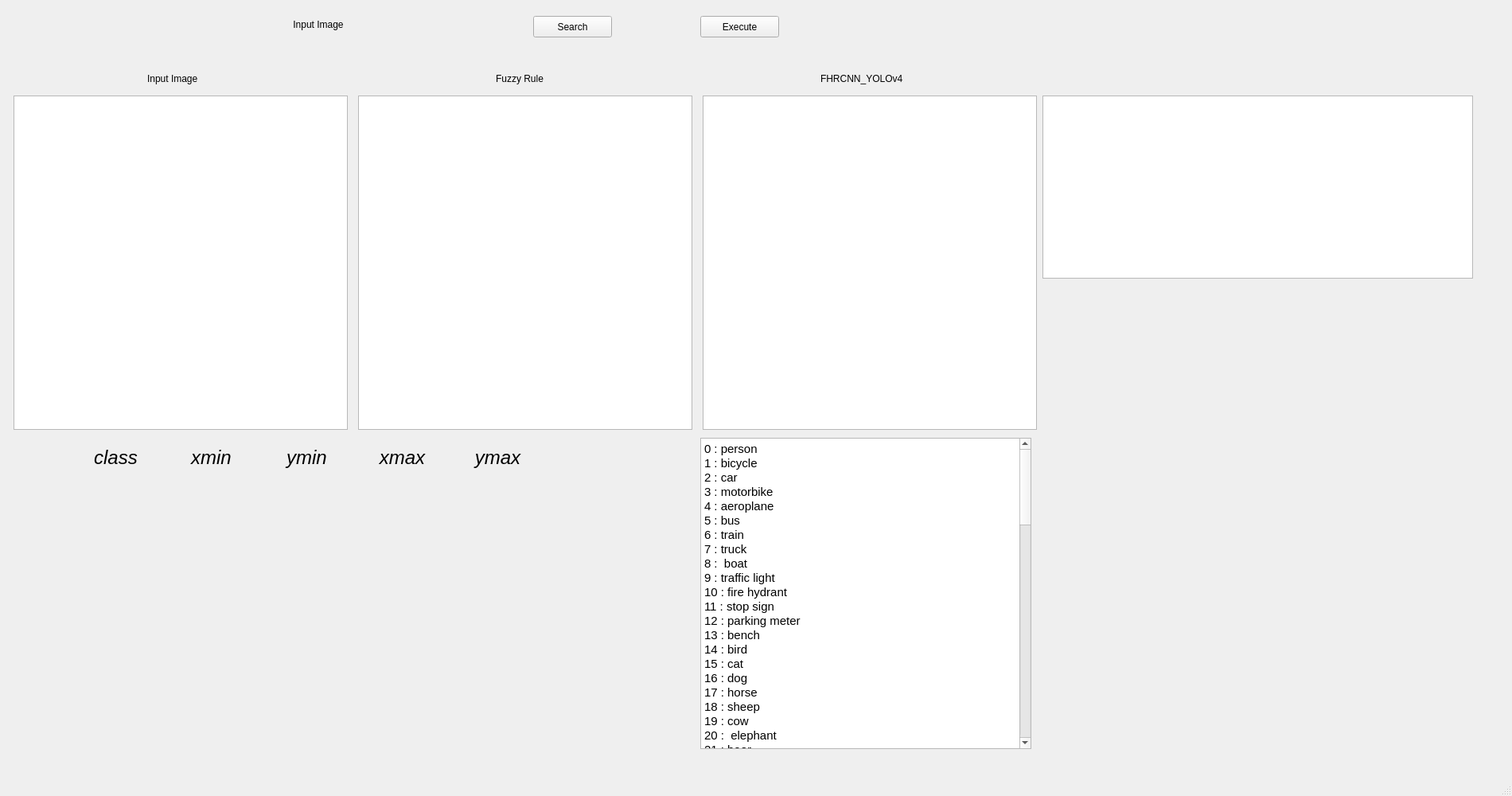
<?xml version="1.0" encoding="UTF-8"?>
<ui version="4.0">
 <class>MainWindow</class>
 <widget class="QMainWindow" name="MainWindow">
  <property name="geometry">
   <rect>
    <x>0</x>
    <y>0</y>
    <width>1900</width>
    <height>1000</height>
   </rect>
  </property>
  <property name="windowTitle">
   <string>MainWindow</string>
  </property>
  <widget class="QWidget" name="centralwidget">
   <widget class="QLabel" name="inputlabel">
    <property name="geometry">
     <rect>
      <x>150</x>
      <y>20</y>
      <width>500</width>
      <height>21</height>
     </rect>
    </property>
    <property name="layoutDirection">
     <enum>Qt::LeftToRight</enum>
    </property>
    <property name="text">
     <string>Input Image</string>
    </property>
    <property name="alignment">
     <set>Qt::AlignCenter</set>
    </property>
   </widget>
   <widget class="QPushButton" name="SearchButton">
    <property name="geometry">
     <rect>
      <x>670</x>
      <y>20</y>
      <width>99</width>
      <height>27</height>
     </rect>
    </property>
    <property name="text">
     <string>Search</string>
    </property>
   </widget>
   <widget class="QGraphicsView" name="inputimage">
    <property name="geometry">
     <rect>
      <x>17</x>
      <y>120</y>
      <width>420</width>
      <height>420</height>
     </rect>
    </property>
   </widget>
   <widget class="QGraphicsView" name="fhrcnnyolov4">
    <property name="geometry">
     <rect>
      <x>883</x>
      <y>120</y>
      <width>420</width>
      <height>420</height>
     </rect>
    </property>
   </widget>
   <widget class="QLabel" name="label">
    <property name="geometry">
     <rect>
      <x>185</x>
      <y>90</y>
      <width>81</width>
      <height>17</height>
     </rect>
    </property>
    <property name="text">
     <string>Input Image</string>
    </property>
   </widget>
   <widget class="QLabel" name="label_2">
    <property name="geometry">
     <rect>
      <x>623</x>
      <y>90</y>
      <width>71</width>
      <height>17</height>
     </rect>
    </property>
    <property name="text">
     <string>Fuzzy Rule</string>
    </property>
   </widget>
   <widget class="QLabel" name="label_3">
    <property name="geometry">
     <rect>
      <x>1031</x>
      <y>90</y>
      <width>121</width>
      <height>17</height>
     </rect>
    </property>
    <property name="text">
     <string>FHRCNN_YOLOv4</string>
    </property>
   </widget>
   <widget class="QPushButton" name="ExecuteButton">
    <property name="geometry">
     <rect>
      <x>880</x>
      <y>20</y>
      <width>99</width>
      <height>27</height>
     </rect>
    </property>
    <property name="text">
     <string>Execute</string>
    </property>
   </widget>
   <widget class="QGraphicsView" name="fuzzyrule">
    <property name="geometry">
     <rect>
      <x>450</x>
      <y>120</y>
      <width>420</width>
      <height>420</height>
     </rect>
    </property>
   </widget>
   <widget class="QLabel" name="label_4">
    <property name="geometry">
     <rect>
      <x>90</x>
      <y>550</y>
      <width>111</width>
      <height>50</height>
     </rect>
    </property>
    <property name="font">
     <font>
      <pointsize>18</pointsize>
      <italic>true</italic>
     </font>
    </property>
    <property name="text">
     <string>class</string>
    </property>
    <property name="alignment">
     <set>Qt::AlignCenter</set>
    </property>
   </widget>
   <widget class="QTextBrowser" name="textBrowser">
    <property name="geometry">
     <rect>
      <x>880</x>
      <y>550</y>
      <width>416</width>
      <height>391</height>
     </rect>
    </property>
    <property name="html">
     <string>&lt;!DOCTYPE HTML PUBLIC &quot;-//W3C//DTD HTML 4.0//EN&quot; &quot;http://www.w3.org/TR/REC-html40/strict.dtd&quot;&gt;
&lt;html&gt;&lt;head&gt;&lt;meta name=&quot;qrichtext&quot; content=&quot;1&quot; /&gt;&lt;style type=&quot;text/css&quot;&gt;
p, li { white-space: pre-wrap; }
&lt;/style&gt;&lt;/head&gt;&lt;body style=&quot; font-family:'Ubuntu'; font-size:11pt; font-weight:400; font-style:normal;&quot;&gt;
&lt;p style=&quot; margin-top:0px; margin-bottom:0px; margin-left:0px; margin-right:0px; -qt-block-indent:0; text-indent:0px;&quot;&gt;0 : person&lt;/p&gt;
&lt;p style=&quot; margin-top:0px; margin-bottom:0px; margin-left:0px; margin-right:0px; -qt-block-indent:0; text-indent:0px;&quot;&gt;1 : bicycle&lt;/p&gt;
&lt;p style=&quot; margin-top:0px; margin-bottom:0px; margin-left:0px; margin-right:0px; -qt-block-indent:0; text-indent:0px;&quot;&gt;2 : car&lt;/p&gt;
&lt;p style=&quot; margin-top:0px; margin-bottom:0px; margin-left:0px; margin-right:0px; -qt-block-indent:0; text-indent:0px;&quot;&gt;3 : motorbike&lt;/p&gt;
&lt;p style=&quot; margin-top:0px; margin-bottom:0px; margin-left:0px; margin-right:0px; -qt-block-indent:0; text-indent:0px;&quot;&gt;4 : aeroplane&lt;/p&gt;
&lt;p style=&quot; margin-top:0px; margin-bottom:0px; margin-left:0px; margin-right:0px; -qt-block-indent:0; text-indent:0px;&quot;&gt;5 : bus&lt;/p&gt;
&lt;p style=&quot; margin-top:0px; margin-bottom:0px; margin-left:0px; margin-right:0px; -qt-block-indent:0; text-indent:0px;&quot;&gt;6 : train&lt;/p&gt;
&lt;p style=&quot; margin-top:0px; margin-bottom:0px; margin-left:0px; margin-right:0px; -qt-block-indent:0; text-indent:0px;&quot;&gt;7 : truck&lt;/p&gt;
&lt;p style=&quot; margin-top:0px; margin-bottom:0px; margin-left:0px; margin-right:0px; -qt-block-indent:0; text-indent:0px;&quot;&gt;8 :  boat&lt;/p&gt;
&lt;p style=&quot; margin-top:0px; margin-bottom:0px; margin-left:0px; margin-right:0px; -qt-block-indent:0; text-indent:0px;&quot;&gt;9 : traffic light&lt;/p&gt;
&lt;p style=&quot; margin-top:0px; margin-bottom:0px; margin-left:0px; margin-right:0px; -qt-block-indent:0; text-indent:0px;&quot;&gt;10 : fire hydrant&lt;/p&gt;
&lt;p style=&quot; margin-top:0px; margin-bottom:0px; margin-left:0px; margin-right:0px; -qt-block-indent:0; text-indent:0px;&quot;&gt;11 : stop sign&lt;/p&gt;
&lt;p style=&quot; margin-top:0px; margin-bottom:0px; margin-left:0px; margin-right:0px; -qt-block-indent:0; text-indent:0px;&quot;&gt;12 : parking meter&lt;/p&gt;
&lt;p style=&quot; margin-top:0px; margin-bottom:0px; margin-left:0px; margin-right:0px; -qt-block-indent:0; text-indent:0px;&quot;&gt;13 : bench&lt;/p&gt;
&lt;p style=&quot; margin-top:0px; margin-bottom:0px; margin-left:0px; margin-right:0px; -qt-block-indent:0; text-indent:0px;&quot;&gt;14 : bird&lt;/p&gt;
&lt;p style=&quot; margin-top:0px; margin-bottom:0px; margin-left:0px; margin-right:0px; -qt-block-indent:0; text-indent:0px;&quot;&gt;15 : cat&lt;/p&gt;
&lt;p style=&quot; margin-top:0px; margin-bottom:0px; margin-left:0px; margin-right:0px; -qt-block-indent:0; text-indent:0px;&quot;&gt;16 : dog&lt;/p&gt;
&lt;p style=&quot; margin-top:0px; margin-bottom:0px; margin-left:0px; margin-right:0px; -qt-block-indent:0; text-indent:0px;&quot;&gt;17 : horse&lt;/p&gt;
&lt;p style=&quot; margin-top:0px; margin-bottom:0px; margin-left:0px; margin-right:0px; -qt-block-indent:0; text-indent:0px;&quot;&gt;18 : sheep&lt;/p&gt;
&lt;p style=&quot; margin-top:0px; margin-bottom:0px; margin-left:0px; margin-right:0px; -qt-block-indent:0; text-indent:0px;&quot;&gt;19 : cow&lt;/p&gt;
&lt;p style=&quot; margin-top:0px; margin-bottom:0px; margin-left:0px; margin-right:0px; -qt-block-indent:0; text-indent:0px;&quot;&gt;20 :  elephant&lt;/p&gt;
&lt;p style=&quot; margin-top:0px; margin-bottom:0px; margin-left:0px; margin-right:0px; -qt-block-indent:0; text-indent:0px;&quot;&gt;21 : bear&lt;/p&gt;
&lt;p style=&quot; margin-top:0px; margin-bottom:0px; margin-left:0px; margin-right:0px; -qt-block-indent:0; text-indent:0px;&quot;&gt;22 : zebra&lt;/p&gt;
&lt;p style=&quot; margin-top:0px; margin-bottom:0px; margin-left:0px; margin-right:0px; -qt-block-indent:0; text-indent:0px;&quot;&gt;23 : giraffe&lt;/p&gt;
&lt;p style=&quot; margin-top:0px; margin-bottom:0px; margin-left:0px; margin-right:0px; -qt-block-indent:0; text-indent:0px;&quot;&gt;24 : backpack&lt;/p&gt;
&lt;p style=&quot; margin-top:0px; margin-bottom:0px; margin-left:0px; margin-right:0px; -qt-block-indent:0; text-indent:0px;&quot;&gt;25 : umbrella&lt;/p&gt;
&lt;p style=&quot; margin-top:0px; margin-bottom:0px; margin-left:0px; margin-right:0px; -qt-block-indent:0; text-indent:0px;&quot;&gt;26 : handbag&lt;/p&gt;
&lt;p style=&quot; margin-top:0px; margin-bottom:0px; margin-left:0px; margin-right:0px; -qt-block-indent:0; text-indent:0px;&quot;&gt;27 : tie&lt;/p&gt;
&lt;p style=&quot; margin-top:0px; margin-bottom:0px; margin-left:0px; margin-right:0px; -qt-block-indent:0; text-indent:0px;&quot;&gt;28 : suitcase&lt;/p&gt;
&lt;p style=&quot; margin-top:0px; margin-bottom:0px; margin-left:0px; margin-right:0px; -qt-block-indent:0; text-indent:0px;&quot;&gt;29 : frisbee&lt;/p&gt;
&lt;p style=&quot; margin-top:0px; margin-bottom:0px; margin-left:0px; margin-right:0px; -qt-block-indent:0; text-indent:0px;&quot;&gt;30 : skis&lt;/p&gt;
&lt;p style=&quot; margin-top:0px; margin-bottom:0px; margin-left:0px; margin-right:0px; -qt-block-indent:0; text-indent:0px;&quot;&gt;31 : snowboard&lt;/p&gt;
&lt;p style=&quot; margin-top:0px; margin-bottom:0px; margin-left:0px; margin-right:0px; -qt-block-indent:0; text-indent:0px;&quot;&gt;32 : sports ball&lt;/p&gt;
&lt;p style=&quot; margin-top:0px; margin-bottom:0px; margin-left:0px; margin-right:0px; -qt-block-indent:0; text-indent:0px;&quot;&gt;33 : kite&lt;/p&gt;
&lt;p style=&quot; margin-top:0px; margin-bottom:0px; margin-left:0px; margin-right:0px; -qt-block-indent:0; text-indent:0px;&quot;&gt;34 : baseball bat&lt;/p&gt;
&lt;p style=&quot; margin-top:0px; margin-bottom:0px; margin-left:0px; margin-right:0px; -qt-block-indent:0; text-indent:0px;&quot;&gt;35 : baseball glove&lt;/p&gt;
&lt;p style=&quot; margin-top:0px; margin-bottom:0px; margin-left:0px; margin-right:0px; -qt-block-indent:0; text-indent:0px;&quot;&gt;36 : skateboard&lt;/p&gt;
&lt;p style=&quot; margin-top:0px; margin-bottom:0px; margin-left:0px; margin-right:0px; -qt-block-indent:0; text-indent:0px;&quot;&gt;37 : surfboard&lt;/p&gt;
&lt;p style=&quot; margin-top:0px; margin-bottom:0px; margin-left:0px; margin-right:0px; -qt-block-indent:0; text-indent:0px;&quot;&gt;38 : tennis racket&lt;/p&gt;
&lt;p style=&quot; margin-top:0px; margin-bottom:0px; margin-left:0px; margin-right:0px; -qt-block-indent:0; text-indent:0px;&quot;&gt;39 : bottle&lt;/p&gt;
&lt;p style=&quot; margin-top:0px; margin-bottom:0px; margin-left:0px; margin-right:0px; -qt-block-indent:0; text-indent:0px;&quot;&gt;40 :  wine glass&lt;/p&gt;
&lt;p style=&quot; margin-top:0px; margin-bottom:0px; margin-left:0px; margin-right:0px; -qt-block-indent:0; text-indent:0px;&quot;&gt;41 : cup&lt;/p&gt;
&lt;p style=&quot; margin-top:0px; margin-bottom:0px; margin-left:0px; margin-right:0px; -qt-block-indent:0; text-indent:0px;&quot;&gt;42 : fork&lt;/p&gt;
&lt;p style=&quot; margin-top:0px; margin-bottom:0px; margin-left:0px; margin-right:0px; -qt-block-indent:0; text-indent:0px;&quot;&gt;43 : knife&lt;/p&gt;
&lt;p style=&quot; margin-top:0px; margin-bottom:0px; margin-left:0px; margin-right:0px; -qt-block-indent:0; text-indent:0px;&quot;&gt;44 : spoon&lt;/p&gt;
&lt;p style=&quot; margin-top:0px; margin-bottom:0px; margin-left:0px; margin-right:0px; -qt-block-indent:0; text-indent:0px;&quot;&gt;45 : bowl&lt;/p&gt;
&lt;p style=&quot; margin-top:0px; margin-bottom:0px; margin-left:0px; margin-right:0px; -qt-block-indent:0; text-indent:0px;&quot;&gt;46 : banana&lt;/p&gt;
&lt;p style=&quot; margin-top:0px; margin-bottom:0px; margin-left:0px; margin-right:0px; -qt-block-indent:0; text-indent:0px;&quot;&gt;47 : apple&lt;/p&gt;
&lt;p style=&quot; margin-top:0px; margin-bottom:0px; margin-left:0px; margin-right:0px; -qt-block-indent:0; text-indent:0px;&quot;&gt;48 : sandwich&lt;/p&gt;
&lt;p style=&quot; margin-top:0px; margin-bottom:0px; margin-left:0px; margin-right:0px; -qt-block-indent:0; text-indent:0px;&quot;&gt;49 : orange&lt;/p&gt;
&lt;p style=&quot; margin-top:0px; margin-bottom:0px; margin-left:0px; margin-right:0px; -qt-block-indent:0; text-indent:0px;&quot;&gt;50 : broccoli&lt;/p&gt;
&lt;p style=&quot; margin-top:0px; margin-bottom:0px; margin-left:0px; margin-right:0px; -qt-block-indent:0; text-indent:0px;&quot;&gt;51 : carrot&lt;/p&gt;
&lt;p style=&quot; margin-top:0px; margin-bottom:0px; margin-left:0px; margin-right:0px; -qt-block-indent:0; text-indent:0px;&quot;&gt;52 : hot dog&lt;/p&gt;
&lt;p style=&quot; margin-top:0px; margin-bottom:0px; margin-left:0px; margin-right:0px; -qt-block-indent:0; text-indent:0px;&quot;&gt;53 : pizza&lt;/p&gt;
&lt;p style=&quot; margin-top:0px; margin-bottom:0px; margin-left:0px; margin-right:0px; -qt-block-indent:0; text-indent:0px;&quot;&gt;54 : donut&lt;/p&gt;
&lt;p style=&quot; margin-top:0px; margin-bottom:0px; margin-left:0px; margin-right:0px; -qt-block-indent:0; text-indent:0px;&quot;&gt;55 : cake&lt;/p&gt;
&lt;p style=&quot; margin-top:0px; margin-bottom:0px; margin-left:0px; margin-right:0px; -qt-block-indent:0; text-indent:0px;&quot;&gt;56 : chair&lt;/p&gt;
&lt;p style=&quot; margin-top:0px; margin-bottom:0px; margin-left:0px; margin-right:0px; -qt-block-indent:0; text-indent:0px;&quot;&gt;57 : sofa&lt;/p&gt;
&lt;p style=&quot; margin-top:0px; margin-bottom:0px; margin-left:0px; margin-right:0px; -qt-block-indent:0; text-indent:0px;&quot;&gt;58 : pottedaplant&lt;/p&gt;
&lt;p style=&quot; margin-top:0px; margin-bottom:0px; margin-left:0px; margin-right:0px; -qt-block-indent:0; text-indent:0px;&quot;&gt;59 : bed&lt;/p&gt;
&lt;p style=&quot; margin-top:0px; margin-bottom:0px; margin-left:0px; margin-right:0px; -qt-block-indent:0; text-indent:0px;&quot;&gt;60 : diningtable&lt;/p&gt;
&lt;p style=&quot; margin-top:0px; margin-bottom:0px; margin-left:0px; margin-right:0px; -qt-block-indent:0; text-indent:0px;&quot;&gt;61 : toilet&lt;/p&gt;
&lt;p style=&quot; margin-top:0px; margin-bottom:0px; margin-left:0px; margin-right:0px; -qt-block-indent:0; text-indent:0px;&quot;&gt;62 : tvmonitor&lt;/p&gt;
&lt;p style=&quot; margin-top:0px; margin-bottom:0px; margin-left:0px; margin-right:0px; -qt-block-indent:0; text-indent:0px;&quot;&gt;63 : laptop&lt;/p&gt;
&lt;p style=&quot; margin-top:0px; margin-bottom:0px; margin-left:0px; margin-right:0px; -qt-block-indent:0; text-indent:0px;&quot;&gt;64 : mouse&lt;/p&gt;
&lt;p style=&quot; margin-top:0px; margin-bottom:0px; margin-left:0px; margin-right:0px; -qt-block-indent:0; text-indent:0px;&quot;&gt;65 : remote&lt;/p&gt;
&lt;p style=&quot; margin-top:0px; margin-bottom:0px; margin-left:0px; margin-right:0px; -qt-block-indent:0; text-indent:0px;&quot;&gt;66 : keyboard&lt;/p&gt;
&lt;p style=&quot; margin-top:0px; margin-bottom:0px; margin-left:0px; margin-right:0px; -qt-block-indent:0; text-indent:0px;&quot;&gt;67 : cell phone&lt;/p&gt;
&lt;p style=&quot; margin-top:0px; margin-bottom:0px; margin-left:0px; margin-right:0px; -qt-block-indent:0; text-indent:0px;&quot;&gt;68 : microwave&lt;/p&gt;
&lt;p style=&quot; margin-top:0px; margin-bottom:0px; margin-left:0px; margin-right:0px; -qt-block-indent:0; text-indent:0px;&quot;&gt;69 : oven&lt;/p&gt;
&lt;p style=&quot; margin-top:0px; margin-bottom:0px; margin-left:0px; margin-right:0px; -qt-block-indent:0; text-indent:0px;&quot;&gt;70 : toaster&lt;/p&gt;
&lt;p style=&quot; margin-top:0px; margin-bottom:0px; margin-left:0px; margin-right:0px; -qt-block-indent:0; text-indent:0px;&quot;&gt;71 : sink&lt;/p&gt;
&lt;p style=&quot; margin-top:0px; margin-bottom:0px; margin-left:0px; margin-right:0px; -qt-block-indent:0; text-indent:0px;&quot;&gt;72 : refrigerator&lt;/p&gt;
&lt;p style=&quot; margin-top:0px; margin-bottom:0px; margin-left:0px; margin-right:0px; -qt-block-indent:0; text-indent:0px;&quot;&gt;73 : book&lt;/p&gt;
&lt;p style=&quot; margin-top:0px; margin-bottom:0px; margin-left:0px; margin-right:0px; -qt-block-indent:0; text-indent:0px;&quot;&gt;74 : clock&lt;/p&gt;
&lt;p style=&quot; margin-top:0px; margin-bottom:0px; margin-left:0px; margin-right:0px; -qt-block-indent:0; text-indent:0px;&quot;&gt;75 : vase&lt;/p&gt;
&lt;p style=&quot; margin-top:0px; margin-bottom:0px; margin-left:0px; margin-right:0px; -qt-block-indent:0; text-indent:0px;&quot;&gt;76 : scissors&lt;/p&gt;
&lt;p style=&quot; margin-top:0px; margin-bottom:0px; margin-left:0px; margin-right:0px; -qt-block-indent:0; text-indent:0px;&quot;&gt;77 : teddy bear&lt;/p&gt;
&lt;p style=&quot; margin-top:0px; margin-bottom:0px; margin-left:0px; margin-right:0px; -qt-block-indent:0; text-indent:0px;&quot;&gt;78 : hair drier&lt;/p&gt;
&lt;p style=&quot; margin-top:0px; margin-bottom:0px; margin-left:0px; margin-right:0px; -qt-block-indent:0; text-indent:0px;&quot;&gt;79 : toothbrush&lt;/p&gt;
&lt;p style=&quot;-qt-paragraph-type:empty; margin-top:0px; margin-bottom:0px; margin-left:0px; margin-right:0px; -qt-block-indent:0; text-indent:0px;&quot;&gt;&lt;br /&gt;&lt;/p&gt;
&lt;p style=&quot;-qt-paragraph-type:empty; margin-top:0px; margin-bottom:0px; margin-left:0px; margin-right:0px; -qt-block-indent:0; text-indent:0px;&quot;&gt;&lt;br /&gt;&lt;/p&gt;&lt;/body&gt;&lt;/html&gt;</string>
    </property>
   </widget>
   <widget class="QLabel" name="label_6">
    <property name="geometry">
     <rect>
      <x>210</x>
      <y>550</y>
      <width>111</width>
      <height>50</height>
     </rect>
    </property>
    <property name="font">
     <font>
      <pointsize>18</pointsize>
      <italic>true</italic>
     </font>
    </property>
    <property name="text">
     <string>xmin</string>
    </property>
    <property name="alignment">
     <set>Qt::AlignCenter</set>
    </property>
   </widget>
   <widget class="QLabel" name="label_7">
    <property name="geometry">
     <rect>
      <x>330</x>
      <y>550</y>
      <width>111</width>
      <height>50</height>
     </rect>
    </property>
    <property name="font">
     <font>
      <pointsize>18</pointsize>
      <italic>true</italic>
     </font>
    </property>
    <property name="text">
     <string>ymin</string>
    </property>
    <property name="alignment">
     <set>Qt::AlignCenter</set>
    </property>
   </widget>
   <widget class="QLabel" name="label_8">
    <property name="geometry">
     <rect>
      <x>450</x>
      <y>550</y>
      <width>111</width>
      <height>50</height>
     </rect>
    </property>
    <property name="font">
     <font>
      <pointsize>18</pointsize>
      <italic>true</italic>
     </font>
    </property>
    <property name="text">
     <string>xmax</string>
    </property>
    <property name="alignment">
     <set>Qt::AlignCenter</set>
    </property>
   </widget>
   <widget class="QLabel" name="label_9">
    <property name="geometry">
     <rect>
      <x>570</x>
      <y>550</y>
      <width>111</width>
      <height>50</height>
     </rect>
    </property>
    <property name="font">
     <font>
      <pointsize>18</pointsize>
      <italic>true</italic>
     </font>
    </property>
    <property name="text">
     <string>ymax</string>
    </property>
    <property name="alignment">
     <set>Qt::AlignCenter</set>
    </property>
   </widget>
   <widget class="QLabel" name="output_class">
    <property name="geometry">
     <rect>
      <x>90</x>
      <y>610</y>
      <width>111</width>
      <height>331</height>
     </rect>
    </property>
    <property name="font">
     <font>
      <pointsize>18</pointsize>
      <italic>true</italic>
     </font>
    </property>
    <property name="text">
     <string/>
    </property>
    <property name="alignment">
     <set>Qt::AlignHCenter|Qt::AlignTop</set>
    </property>
   </widget>
   <widget class="QLabel" name="output_xmin">
    <property name="geometry">
     <rect>
      <x>210</x>
      <y>610</y>
      <width>111</width>
      <height>331</height>
     </rect>
    </property>
    <property name="font">
     <font>
      <pointsize>18</pointsize>
      <italic>true</italic>
     </font>
    </property>
    <property name="text">
     <string/>
    </property>
    <property name="alignment">
     <set>Qt::AlignHCenter|Qt::AlignTop</set>
    </property>
   </widget>
   <widget class="QLabel" name="output_ymin">
    <property name="geometry">
     <rect>
      <x>330</x>
      <y>610</y>
      <width>111</width>
      <height>331</height>
     </rect>
    </property>
    <property name="font">
     <font>
      <pointsize>18</pointsize>
      <italic>true</italic>
     </font>
    </property>
    <property name="text">
     <string/>
    </property>
    <property name="alignment">
     <set>Qt::AlignHCenter|Qt::AlignTop</set>
    </property>
   </widget>
   <widget class="QLabel" name="output_xmax">
    <property name="geometry">
     <rect>
      <x>450</x>
      <y>610</y>
      <width>111</width>
      <height>331</height>
     </rect>
    </property>
    <property name="font">
     <font>
      <pointsize>18</pointsize>
      <italic>true</italic>
     </font>
    </property>
    <property name="text">
     <string/>
    </property>
    <property name="alignment">
     <set>Qt::AlignHCenter|Qt::AlignTop</set>
    </property>
   </widget>
   <widget class="QLabel" name="output_ymax">
    <property name="geometry">
     <rect>
      <x>570</x>
      <y>610</y>
      <width>111</width>
      <height>331</height>
     </rect>
    </property>
    <property name="font">
     <font>
      <pointsize>18</pointsize>
      <italic>true</italic>
     </font>
    </property>
    <property name="text">
     <string/>
    </property>
    <property name="alignment">
     <set>Qt::AlignHCenter|Qt::AlignTop</set>
    </property>
   </widget>
   <widget class="QGraphicsView" name="graphicsView">
    <property name="geometry">
     <rect>
      <x>1310</x>
      <y>120</y>
      <width>541</width>
      <height>230</height>
     </rect>
    </property>
   </widget>
  </widget>
  <widget class="QMenuBar" name="menubar">
   <property name="geometry">
    <rect>
     <x>0</x>
     <y>0</y>
     <width>1900</width>
     <height>25</height>
    </rect>
   </property>
  </widget>
  <widget class="QStatusBar" name="statusbar"/>
 </widget>
 <resources/>
 <connections/>
</ui>
